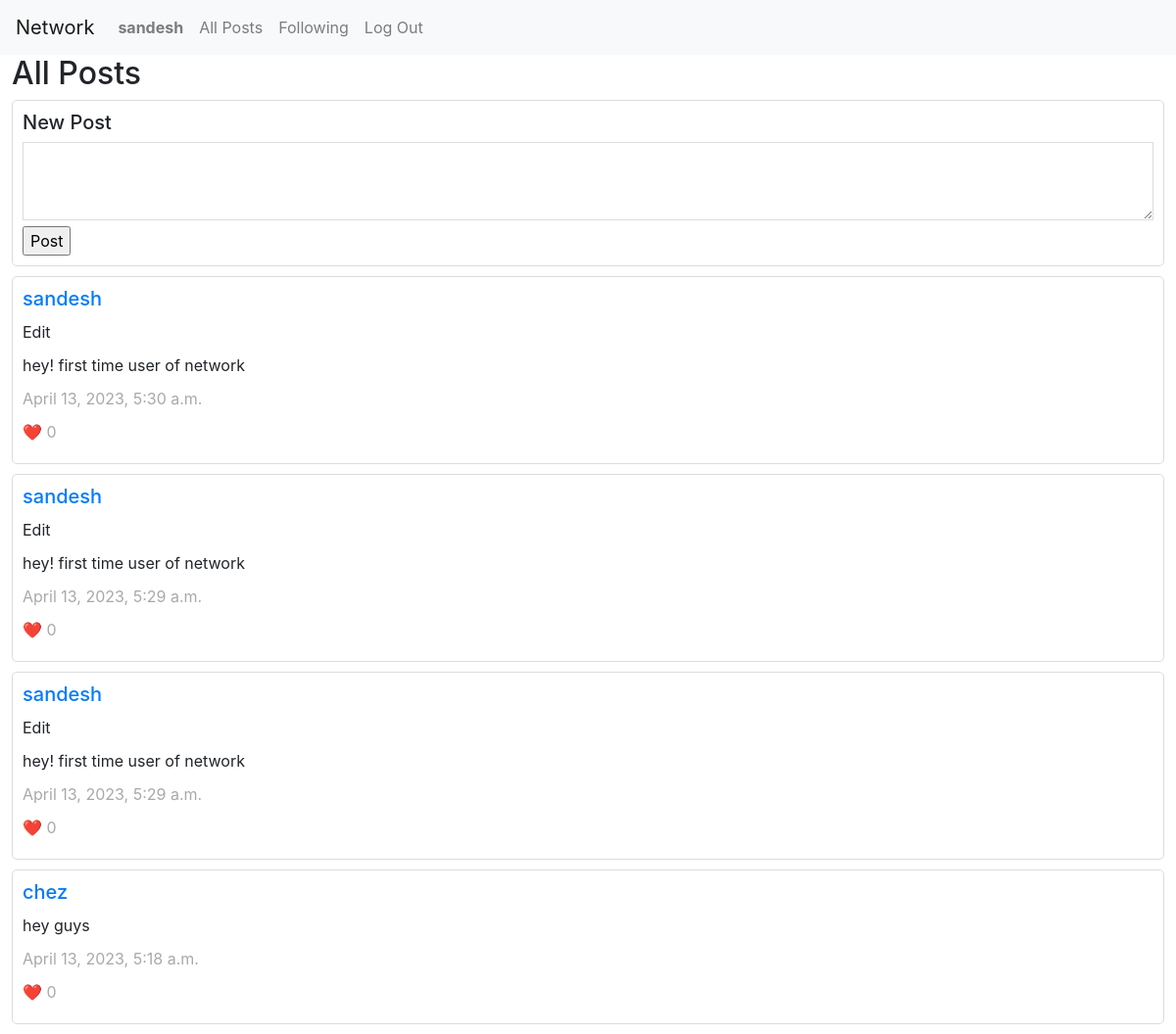
Screenshot of / (signed in) with the database file from the repository.
### network/models.py (models this page shows, shortened)
class User(AbstractUser):
    following = models.ManyToManyField("self", blank=True, symmetrical=False, related_name="followers")

class Post(models.Model):
    author = models.ForeignKey("User", on_delete=models.CASCADE, related_name="posts")
    content = models.TextField(blank=True)
    timestamp = models.DateTimeField(auto_now_add=True)
    likes = models.ManyToManyField("User", related_name="liked_posts", blank=True, null=True)

### network/views.py (the view)
# urls.py: path("", views.index, name="index"),
def index(request):
    if request.method == "POST":
        form = NewPost(request.POST)
        if form.is_valid():
            content = form.cleaned_data["content"]
            post = Post(author=request.user, content=content)
            post.save()
    return render(request, "network/index.html", {
        "form": NewPost(),
        "posts": Post.objects.all().order_by("-timestamp").all()
    })

### network/views.py
class NewPost(forms.Form):
    content = forms.CharField(label="", widget=forms.Textarea)

### network/templates/network/index.html (shortened to what this page needs)
{% extends "network/layout.html" %}
{% block body %}
    {% if user.is_authenticated %}
    <h2>All Posts</h2>
    <div class="new-post">
        <h5>New Post</h5>
        <form action="{% url 'index' %}" method="post">
            {{ form }}
            <input type="submit" value="Post">
        </form>
    </div>
    {% endif %}
    {% for post in posts %}
        <div class="post">
            <a href="{% url 'users' post.author.id %}"><h5>{{ post.author }}</h5></a>
            {% if user == post.author %}
                <p>Edit</p>
            {% endif %}
            <p class="post-content">{{ post.content }}</p>
            <p class="post-time">{{ post.timestamp }}</p>
            <p class="post-likes">❤️ {{ post.likes.count }}</p>
        </div>
    {% endfor %}
{% endblock %}

### network/templates/network/layout.html (shortened to what this page needs)
{% load static %}
<!DOCTYPE html>
<html lang="en">
    <head>
        <link rel="stylesheet" href="https://stackpath.bootstrapcdn.com/bootstrap/4.4.1/css/bootstrap.min.css">
        <link href="{% static 'network/styles.css' %}" rel="stylesheet">
    </head>
    <body>
        <nav class="navbar navbar-expand-lg navbar-light bg-light">
            <a class="navbar-brand" href="{% url 'index' %}">Network</a>
            <div>
              <ul class="navbar-nav mr-auto">
                {% if user.is_authenticated %}
                    <li class="nav-item">
                        <a class="nav-link" href="{% url 'users' user.id %}"><strong>{{ user.username }}</strong></a>
                    </li>
                {% endif %}
                <li class="nav-item">
                  <a class="nav-link" href="{% url 'index' %}">All Posts</a>
                </li>
                {% if user.is_authenticated %}
                    <li class="nav-item">
                        <a class="nav-link" href="#">Following</a>
                    </li>
                    <li class="nav-item">
                        <a class="nav-link" href="{% url 'logout' %}">Log Out</a>
                    </li>
                {% endif %}
              </ul>
            </div>
          </nav>
        <div class="body">
            {% block body %}
            {% endblock %}
        </div>
    </body>
</html>

### network/static/network/styles.css (style rules this page uses)
.body { margin: 0 1vw; }
.body > div { border: 1px solid gainsboro; border-radius: 5px; margin-bottom: 10px; padding: 10px; }
textarea { width: 100%; height: 10vh; border: 1px solid gainsboro; }
.post > p { margin: 10px 0; }
.post-time, .post-likes { color: darkgray; }

### rows the page displays
User: username "sandesh"
Post: author "sandesh", shows "Edit", content "hey! first time user of network", timestamp "April 13, 2023, 5:30 a.m.", likes.count "0"
Post: author "sandesh", shows "Edit", content "hey! first time user of network", timestamp "April 13, 2023, 5:29 a.m.", likes.count "0"
Post: author "sandesh", shows "Edit", content "hey! first time user of network", timestamp "April 13, 2023, 5:29 a.m.", likes.count "0"
Post: author "chez", content "hey guys", timestamp "April 13, 2023, 5:18 a.m.", likes.count "0"
